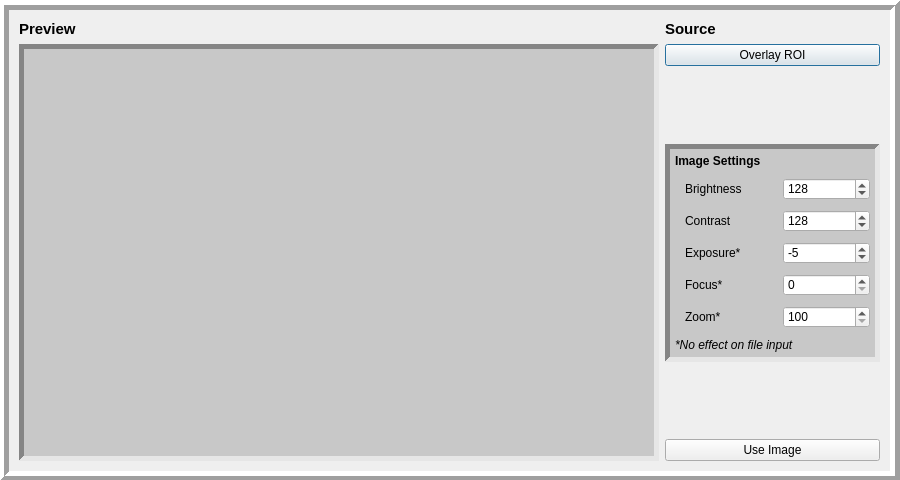
<?xml version="1.0" encoding="UTF-8"?>
<ui version="4.0">
 <class>Dialog</class>
 <widget class="QDialog" name="Dialog">
  <property name="geometry">
   <rect>
    <x>0</x>
    <y>0</y>
    <width>900</width>
    <height>480</height>
   </rect>
  </property>
  <property name="windowTitle">
   <string>Image Editor</string>
  </property>
  <widget class="QFrame" name="horizontalFrame">
   <property name="geometry">
    <rect>
     <x>-1</x>
     <y>0</y>
     <width>901</width>
     <height>481</height>
    </rect>
   </property>
   <property name="frameShape">
    <enum>QFrame::Box</enum>
   </property>
   <property name="frameShadow">
    <enum>QFrame::Raised</enum>
   </property>
   <property name="lineWidth">
    <number>5</number>
   </property>
   <layout class="QHBoxLayout" name="horizontalLayout">
    <property name="leftMargin">
     <number>10</number>
    </property>
    <property name="topMargin">
     <number>10</number>
    </property>
    <property name="rightMargin">
     <number>10</number>
    </property>
    <property name="bottomMargin">
     <number>10</number>
    </property>
    <item>
     <layout class="QVBoxLayout" name="verticalLayout">
      <item>
       <widget class="QLabel" name="viewer_label">
        <property name="font">
         <font>
          <pointsize>11</pointsize>
          <bold>true</bold>
         </font>
        </property>
        <property name="text">
         <string>Preview</string>
        </property>
       </widget>
      </item>
      <item>
       <widget class="QGraphicsView" name="graphicsView">
        <property name="sizePolicy">
         <sizepolicy hsizetype="MinimumExpanding" vsizetype="Expanding">
          <horstretch>0</horstretch>
          <verstretch>0</verstretch>
         </sizepolicy>
        </property>
        <property name="maximumSize">
         <size>
          <width>640</width>
          <height>16777215</height>
         </size>
        </property>
        <property name="styleSheet">
         <string notr="true">background-color: rgb(200, 200, 200);</string>
        </property>
        <property name="frameShape">
         <enum>QFrame::Panel</enum>
        </property>
        <property name="lineWidth">
         <number>5</number>
        </property>
       </widget>
      </item>
     </layout>
    </item>
    <item>
     <layout class="QVBoxLayout" name="verticalLayout_4">
      <item>
       <widget class="QLabel" name="label_5">
        <property name="sizePolicy">
         <sizepolicy hsizetype="Preferred" vsizetype="Maximum">
          <horstretch>0</horstretch>
          <verstretch>0</verstretch>
         </sizepolicy>
        </property>
        <property name="font">
         <font>
          <pointsize>11</pointsize>
          <bold>true</bold>
         </font>
        </property>
        <property name="text">
         <string>Source</string>
        </property>
       </widget>
      </item>
      <item>
       <layout class="QVBoxLayout" name="verticalLayout_2">
        <item>
         <widget class="QPushButton" name="overlay_button">
          <property name="text">
           <string>Overlay ROI</string>
          </property>
         </widget>
        </item>
        <item>
         <spacer name="verticalSpacer_2">
          <property name="orientation">
           <enum>Qt::Vertical</enum>
          </property>
          <property name="sizeHint" stdset="0">
           <size>
            <width>20</width>
            <height>40</height>
           </size>
          </property>
         </spacer>
        </item>
        <item>
         <widget class="QFrame" name="verticalFrame_3">
          <property name="styleSheet">
           <string notr="true">.QFrame {background-color: rgb(200, 200, 200);}</string>
          </property>
          <property name="frameShape">
           <enum>QFrame::Panel</enum>
          </property>
          <property name="frameShadow">
           <enum>QFrame::Sunken</enum>
          </property>
          <property name="lineWidth">
           <number>5</number>
          </property>
          <layout class="QVBoxLayout" name="verticalLayout_3">
           <property name="spacing">
            <number>10</number>
           </property>
           <property name="leftMargin">
            <number>5</number>
           </property>
           <property name="topMargin">
            <number>5</number>
           </property>
           <property name="rightMargin">
            <number>5</number>
           </property>
           <property name="bottomMargin">
            <number>5</number>
           </property>
           <item>
            <widget class="QLabel" name="label">
             <property name="sizePolicy">
              <sizepolicy hsizetype="Maximum" vsizetype="Maximum">
               <horstretch>0</horstretch>
               <verstretch>0</verstretch>
              </sizepolicy>
             </property>
             <property name="font">
              <font>
               <bold>true</bold>
              </font>
             </property>
             <property name="text">
              <string>Image Settings</string>
             </property>
            </widget>
           </item>
           <item>
            <layout class="QHBoxLayout" name="horizontalLayout_4">
             <property name="leftMargin">
              <number>10</number>
             </property>
             <item>
              <widget class="QLabel" name="label_4">
               <property name="sizePolicy">
                <sizepolicy hsizetype="Preferred" vsizetype="Maximum">
                 <horstretch>0</horstretch>
                 <verstretch>0</verstretch>
                </sizepolicy>
               </property>
               <property name="text">
                <string>Brightness</string>
               </property>
              </widget>
             </item>
             <item>
              <widget class="QSpinBox" name="brightness_input">
               <property name="minimum">
                <number>0</number>
               </property>
               <property name="maximum">
                <number>255</number>
               </property>
               <property name="value">
                <number>128</number>
               </property>
              </widget>
             </item>
            </layout>
           </item>
           <item>
            <layout class="QHBoxLayout" name="horizontalLayout_2">
             <property name="leftMargin">
              <number>10</number>
             </property>
             <item>
              <widget class="QLabel" name="label_2">
               <property name="sizePolicy">
                <sizepolicy hsizetype="Preferred" vsizetype="Maximum">
                 <horstretch>0</horstretch>
                 <verstretch>0</verstretch>
                </sizepolicy>
               </property>
               <property name="text">
                <string>Contrast</string>
               </property>
              </widget>
             </item>
             <item>
              <widget class="QSpinBox" name="contrast_input">
               <property name="minimum">
                <number>0</number>
               </property>
               <property name="maximum">
                <number>255</number>
               </property>
               <property name="value">
                <number>128</number>
               </property>
              </widget>
             </item>
            </layout>
           </item>
           <item>
            <layout class="QHBoxLayout" name="horizontalLayout_5">
             <property name="leftMargin">
              <number>10</number>
             </property>
             <item>
              <widget class="QLabel" name="label_6">
               <property name="sizePolicy">
                <sizepolicy hsizetype="Preferred" vsizetype="Maximum">
                 <horstretch>0</horstretch>
                 <verstretch>0</verstretch>
                </sizepolicy>
               </property>
               <property name="text">
                <string>Exposure*</string>
               </property>
              </widget>
             </item>
             <item>
              <widget class="QSpinBox" name="exposure_input">
               <property name="minimum">
                <number>-14</number>
               </property>
               <property name="maximum">
                <number>-2</number>
               </property>
               <property name="value">
                <number>-5</number>
               </property>
              </widget>
             </item>
            </layout>
           </item>
           <item>
            <layout class="QHBoxLayout" name="horizontalLayout_6">
             <property name="leftMargin">
              <number>10</number>
             </property>
             <item>
              <widget class="QLabel" name="label_8">
               <property name="sizePolicy">
                <sizepolicy hsizetype="Preferred" vsizetype="Maximum">
                 <horstretch>0</horstretch>
                 <verstretch>0</verstretch>
                </sizepolicy>
               </property>
               <property name="text">
                <string>Focus*</string>
               </property>
              </widget>
             </item>
             <item>
              <widget class="QSpinBox" name="focus_input">
               <property name="minimum">
                <number>0</number>
               </property>
               <property name="maximum">
                <number>255</number>
               </property>
               <property name="singleStep">
                <number>5</number>
               </property>
               <property name="value">
                <number>0</number>
               </property>
              </widget>
             </item>
            </layout>
           </item>
           <item>
            <layout class="QHBoxLayout" name="horizontalLayout_7">
             <property name="leftMargin">
              <number>10</number>
             </property>
             <item>
              <widget class="QLabel" name="label_9">
               <property name="sizePolicy">
                <sizepolicy hsizetype="Preferred" vsizetype="Maximum">
                 <horstretch>0</horstretch>
                 <verstretch>0</verstretch>
                </sizepolicy>
               </property>
               <property name="text">
                <string>Zoom*</string>
               </property>
              </widget>
             </item>
             <item>
              <widget class="QSpinBox" name="zoom_input">
               <property name="minimum">
                <number>100</number>
               </property>
               <property name="maximum">
                <number>700</number>
               </property>
               <property name="singleStep">
                <number>1</number>
               </property>
               <property name="value">
                <number>100</number>
               </property>
              </widget>
             </item>
            </layout>
           </item>
           <item>
            <widget class="QLabel" name="label_7">
             <property name="font">
              <font>
               <italic>true</italic>
              </font>
             </property>
             <property name="text">
              <string>*No effect on file input</string>
             </property>
            </widget>
           </item>
          </layout>
         </widget>
        </item>
        <item>
         <spacer name="verticalSpacer">
          <property name="orientation">
           <enum>Qt::Vertical</enum>
          </property>
          <property name="sizeHint" stdset="0">
           <size>
            <width>20</width>
            <height>40</height>
           </size>
          </property>
         </spacer>
        </item>
        <item>
         <widget class="QPushButton" name="save_exit_button">
          <property name="sizePolicy">
           <sizepolicy hsizetype="Preferred" vsizetype="Fixed">
            <horstretch>0</horstretch>
            <verstretch>0</verstretch>
           </sizepolicy>
          </property>
          <property name="text">
           <string>Use Image</string>
          </property>
         </widget>
        </item>
       </layout>
      </item>
     </layout>
    </item>
   </layout>
  </widget>
 </widget>
 <resources/>
 <connections/>
</ui>
